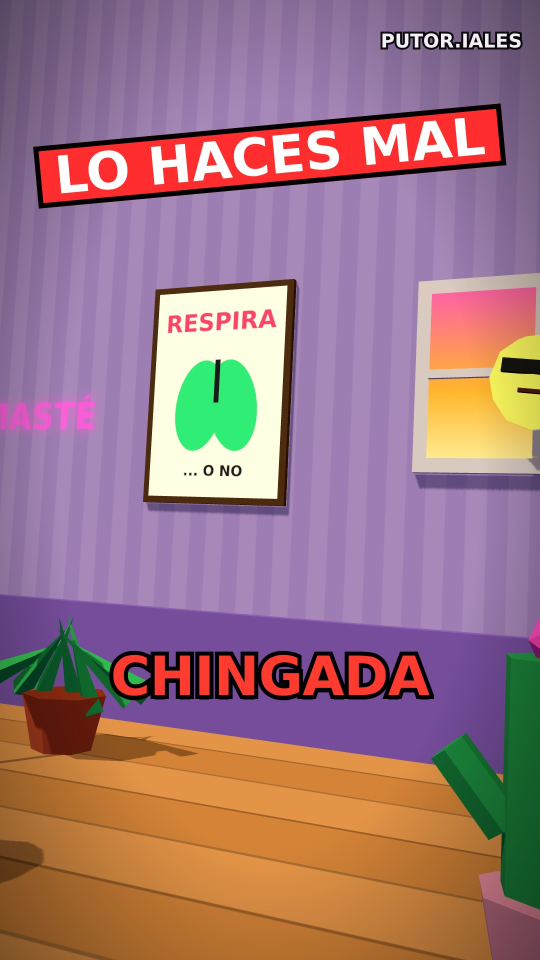
#> input picture putoriales/build/scan/f00100.jpg, 1080 x 1920 px, given as the content of the folder scan/f00100.jpg, which was not available (shown at 1/2 size)
$ python montage.py scan/f00100.jpg out.png 5
#> lines starting #> are read from the running program, lines starting #| are printed output that depends on the picture
import sys,glob
from PIL import Image
files=sorted(glob.glob(sys.argv[1]+'/*.jpg'))[:int(sys.argv[3]) if len(sys.argv)>3 else 12]
n=len(files);cols=min(n,6);rows=(n+cols-1)//cols
w,h=270,480
im=Image.new('RGB',(w*cols,h*rows))
#> im: PIL image 270x480 RGB; every value is 0
for i,f in enumerate(files):
    im.paste(Image.open(f).resize((w,h)),((i%cols)*w,(i//cols)*h))
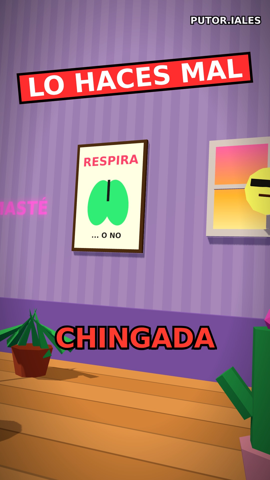
#> im: PIL image 270x480 RGB; mean R, G, B 158, 118.5, 127.1
im.save(sys.argv[2])

$ run again, on putoriales/build/scan/f00140.jpg
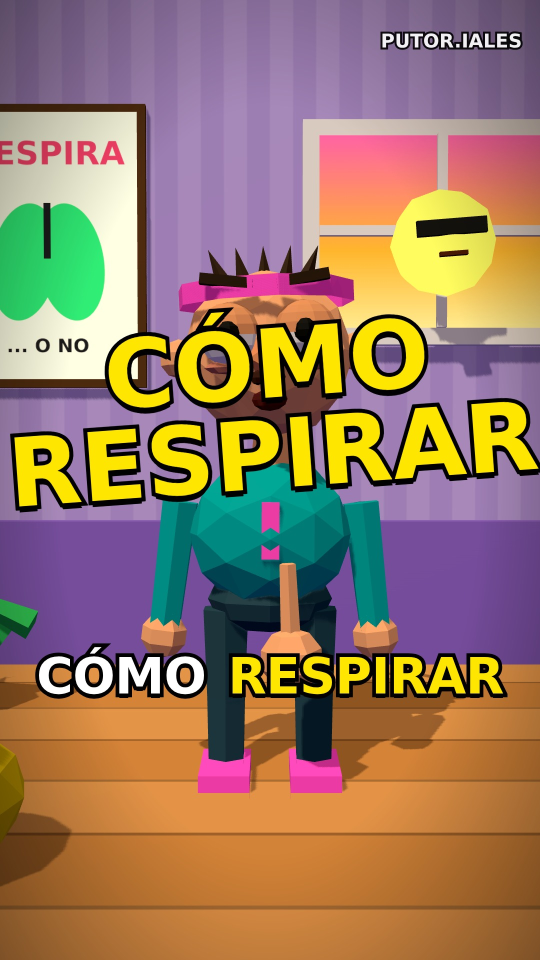
#> input picture putoriales/build/scan/f00140.jpg, 1080 x 1920 px, given as the content of the folder scan/f00140.jpg, which was not available (shown at 1/2 size)
#> `im.paste(Image.open(f).resize((w,h)),((i%cols)*w,(i//cols)*h))`:
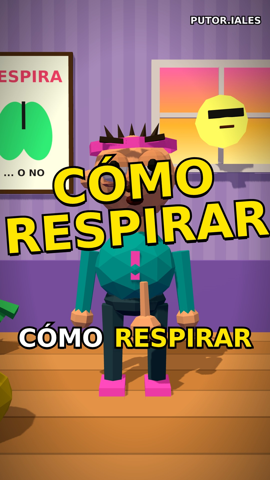
#> im: PIL image 270x480 RGB; mean R, G, B 153.1, 122.8, 99.2

$ run again, on putoriales/build/scan/f00180.jpg
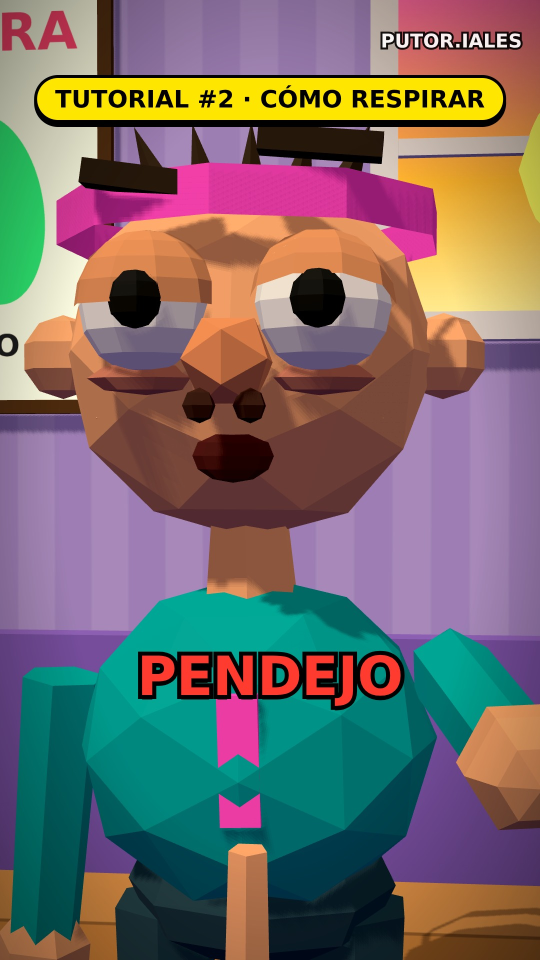
#> input picture putoriales/build/scan/f00180.jpg, 1080 x 1920 px, given as the content of the folder scan/f00180.jpg, which was not available (shown at 1/2 size)
#> `im.paste(Image.open(f).resize((w,h)),((i%cols)*w,(i//cols)*h))`:
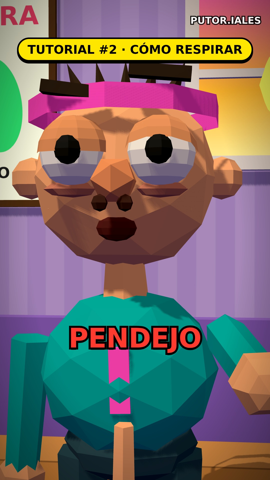
#> im: PIL image 270x480 RGB; mean R, G, B 118, 106.4, 103.5
